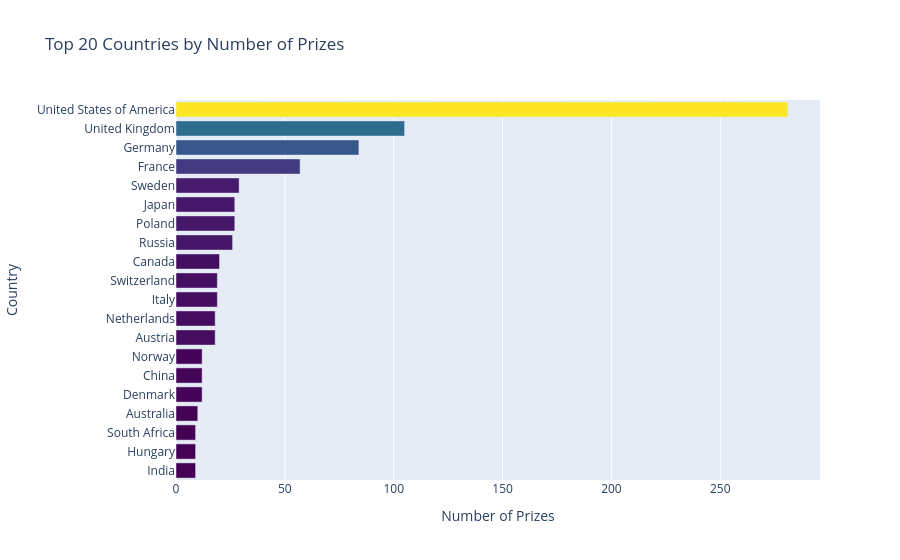

Notebook code cell kept with this figure:
### Code cell
h_bar = px.bar(x=top_20_countries.prize,
               y=top_20_countries.birth_country_current,
               orientation='h',
               color=top_20_countries.prize,
               color_continuous_scale='Viridis',
               title='Top 20 Countries by Number of Prizes')
h_bar.update_layout(xaxis_title='Number of Prizes',
                    yaxis_title='Country',
                    coloraxis_showscale=False)
h_bar.show()

### Figure 1 — Plotly figure (JSON) as saved in the notebook; plotly's stock layout.template omitted (floating-point values rounded to 4 significant figures)
{"data": [{"hovertemplate": "x=%{x}<br>y=%{y}<br>color=%{marker.color}<extra></extra>", "legendgroup": "", "marker": {"color": [9, 9, 9, 10, 12, 12, 12, 18, 18, 19, 19, 20, 26, 27, 27, 29, 57, 84, 105, 281], "coloraxis": "coloraxis", "pattern": {"shape": ""}}, "name": "", "orientation": "h", "showlegend": false, "textposition": "auto", "x": [9, 9, 9, 10, 12, 12, 12, 18, 18, 19, 19, 20, 26, 27, 27, 29, 57, 84, 105, 281], "xaxis": "x", "y": ["India", "Hungary", "South Africa", "Australia", "Denmark", "China", "Norway", "Austria", "Netherlands", "Italy", "Switzerland", "Canada", "Russia", "Poland", "Japan", "Sweden", "France", "Germany", "United Kingdom", "United States of America"], "yaxis": "y", "type": "bar"}], "layout": {"xaxis": {"anchor": "y", "domain": [0.0, 1.0], "title": {"text": "Number of Prizes"}}, "yaxis": {"anchor": "x", "domain": [0.0, 1.0], "title": {"text": "Country"}}, "coloraxis": {"colorbar": {"title": {"text": "color"}}, "colorscale": [[0.0, "#440154"], [0.1111, "#482878"], [0.2222, "#3e4989"], [0.3333, "#31688e"], [0.4444, "#26828e"], [0.5556, "#1f9e89"], [0.6667, "#35b779"], [0.7778, "#6ece58"], [0.8889, "#b5de2b"], [1.0, "#fde725"]], "autocolorscale": false, "showscale": false}, "legend": {"tracegroupgap": 0}, "title": {"text": "Top 20 Countries by Number of Prizes"}, "barmode": "relative"}}
